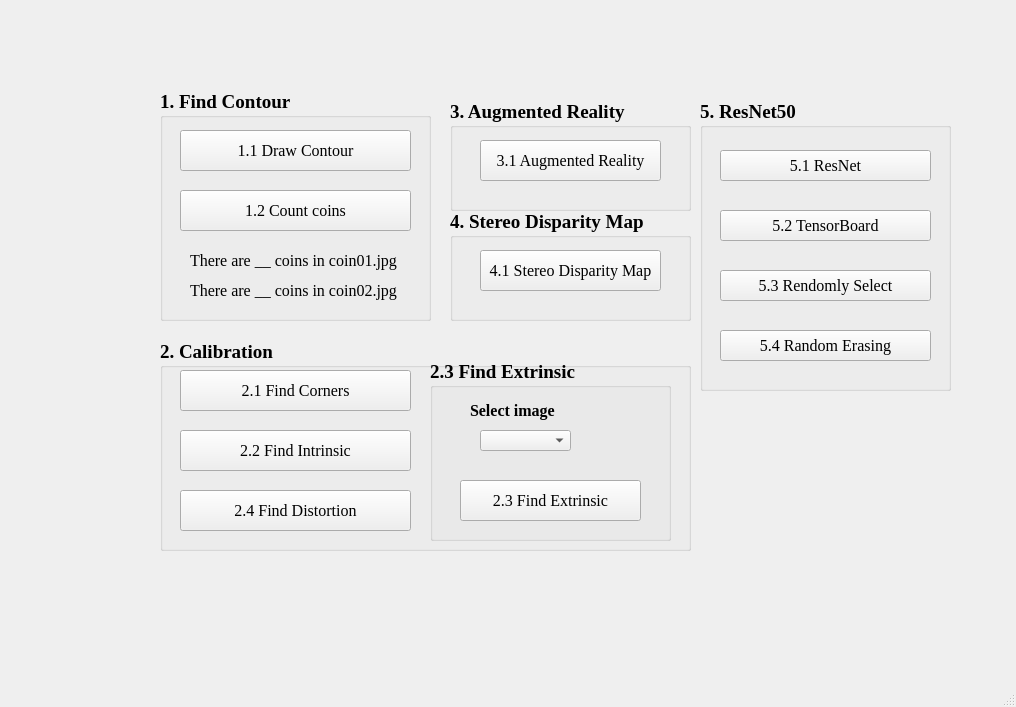
<?xml version="1.0" encoding="UTF-8"?>
<ui version="4.0">
 <class>MainWindow</class>
 <widget class="QMainWindow" name="MainWindow">
  <property name="geometry">
   <rect>
    <x>0</x>
    <y>0</y>
    <width>1016</width>
    <height>707</height>
   </rect>
  </property>
  <property name="windowTitle">
   <string>MainWindow</string>
  </property>
  <widget class="QWidget" name="centralwidget">
   <widget class="QGroupBox" name="groupBox">
    <property name="geometry">
     <rect>
      <x>160</x>
      <y>90</y>
      <width>271</width>
      <height>231</height>
     </rect>
    </property>
    <property name="font">
     <font>
      <family>Times New Roman</family>
      <pointsize>14</pointsize>
      <weight>75</weight>
      <bold>true</bold>
     </font>
    </property>
    <property name="title">
     <string>1. Find Contour</string>
    </property>
    <widget class="QPushButton" name="btn_1_1">
     <property name="geometry">
      <rect>
       <x>20</x>
       <y>40</y>
       <width>231</width>
       <height>41</height>
      </rect>
     </property>
     <property name="font">
      <font>
       <family>Times New Roman</family>
       <pointsize>12</pointsize>
       <weight>50</weight>
       <bold>false</bold>
      </font>
     </property>
     <property name="text">
      <string>1.1 Draw Contour</string>
     </property>
    </widget>
    <widget class="QPushButton" name="btn_1_2">
     <property name="geometry">
      <rect>
       <x>20</x>
       <y>100</y>
       <width>231</width>
       <height>41</height>
      </rect>
     </property>
     <property name="font">
      <font>
       <family>Times New Roman</family>
       <pointsize>12</pointsize>
       <weight>50</weight>
       <bold>false</bold>
      </font>
     </property>
     <property name="text">
      <string>1.2 Count coins</string>
     </property>
    </widget>
    <widget class="QLabel" name="label_1">
     <property name="geometry">
      <rect>
       <x>30</x>
       <y>160</y>
       <width>251</width>
       <height>21</height>
      </rect>
     </property>
     <property name="font">
      <font>
       <family>Times New Roman</family>
       <pointsize>12</pointsize>
       <weight>50</weight>
       <bold>false</bold>
      </font>
     </property>
     <property name="text">
      <string>There are __ coins in coin01.jpg</string>
     </property>
    </widget>
    <widget class="QLabel" name="label_2">
     <property name="geometry">
      <rect>
       <x>30</x>
       <y>190</y>
       <width>251</width>
       <height>21</height>
      </rect>
     </property>
     <property name="font">
      <font>
       <family>Times New Roman</family>
       <pointsize>12</pointsize>
       <weight>50</weight>
       <bold>false</bold>
      </font>
     </property>
     <property name="text">
      <string>There are __ coins in coin02.jpg</string>
     </property>
    </widget>
   </widget>
   <widget class="QGroupBox" name="groupBox_2">
    <property name="geometry">
     <rect>
      <x>450</x>
      <y>100</y>
      <width>241</width>
      <height>111</height>
     </rect>
    </property>
    <property name="font">
     <font>
      <family>Times New Roman</family>
      <pointsize>14</pointsize>
      <weight>75</weight>
      <bold>true</bold>
     </font>
    </property>
    <property name="title">
     <string>3. Augmented Reality</string>
    </property>
    <widget class="QPushButton" name="btn_3_1">
     <property name="geometry">
      <rect>
       <x>30</x>
       <y>40</y>
       <width>181</width>
       <height>41</height>
      </rect>
     </property>
     <property name="font">
      <font>
       <family>Times New Roman</family>
       <pointsize>12</pointsize>
       <weight>50</weight>
       <bold>false</bold>
      </font>
     </property>
     <property name="text">
      <string>3.1 Augmented Reality</string>
     </property>
    </widget>
   </widget>
   <widget class="QGroupBox" name="groupBox_3">
    <property name="geometry">
     <rect>
      <x>450</x>
      <y>210</y>
      <width>241</width>
      <height>111</height>
     </rect>
    </property>
    <property name="font">
     <font>
      <family>Times New Roman</family>
      <pointsize>14</pointsize>
      <weight>75</weight>
      <bold>true</bold>
     </font>
    </property>
    <property name="title">
     <string>4. Stereo Disparity Map</string>
    </property>
    <widget class="QPushButton" name="btn_4_1">
     <property name="geometry">
      <rect>
       <x>30</x>
       <y>40</y>
       <width>181</width>
       <height>41</height>
      </rect>
     </property>
     <property name="font">
      <font>
       <family>Times New Roman</family>
       <pointsize>12</pointsize>
       <weight>50</weight>
       <bold>false</bold>
      </font>
     </property>
     <property name="text">
      <string>4.1 Stereo Disparity Map</string>
     </property>
    </widget>
   </widget>
   <widget class="QGroupBox" name="groupBox_4">
    <property name="geometry">
     <rect>
      <x>160</x>
      <y>340</y>
      <width>531</width>
      <height>211</height>
     </rect>
    </property>
    <property name="font">
     <font>
      <family>Times New Roman</family>
      <pointsize>14</pointsize>
      <weight>75</weight>
      <bold>true</bold>
     </font>
    </property>
    <property name="title">
     <string>2. Calibration</string>
    </property>
    <widget class="QPushButton" name="btn_2_1">
     <property name="geometry">
      <rect>
       <x>20</x>
       <y>30</y>
       <width>231</width>
       <height>41</height>
      </rect>
     </property>
     <property name="font">
      <font>
       <family>Times New Roman</family>
       <pointsize>12</pointsize>
       <weight>50</weight>
       <bold>false</bold>
      </font>
     </property>
     <property name="text">
      <string>2.1 Find Corners</string>
     </property>
    </widget>
    <widget class="QPushButton" name="btn_2_2">
     <property name="geometry">
      <rect>
       <x>20</x>
       <y>90</y>
       <width>231</width>
       <height>41</height>
      </rect>
     </property>
     <property name="font">
      <font>
       <family>Times New Roman</family>
       <pointsize>12</pointsize>
       <weight>50</weight>
       <bold>false</bold>
      </font>
     </property>
     <property name="text">
      <string>2.2 Find Intrinsic</string>
     </property>
    </widget>
    <widget class="QPushButton" name="btn_2_4">
     <property name="geometry">
      <rect>
       <x>20</x>
       <y>150</y>
       <width>231</width>
       <height>41</height>
      </rect>
     </property>
     <property name="font">
      <font>
       <family>Times New Roman</family>
       <pointsize>12</pointsize>
       <weight>50</weight>
       <bold>false</bold>
      </font>
     </property>
     <property name="text">
      <string>2.4 Find Distortion</string>
     </property>
    </widget>
    <widget class="QGroupBox" name="groupBox_5">
     <property name="geometry">
      <rect>
       <x>270</x>
       <y>20</y>
       <width>241</width>
       <height>181</height>
      </rect>
     </property>
     <property name="title">
      <string>2.3 Find Extrinsic</string>
     </property>
     <widget class="QComboBox" name="comboBox">
      <property name="geometry">
       <rect>
        <x>50</x>
        <y>70</y>
        <width>91</width>
        <height>21</height>
       </rect>
      </property>
     </widget>
     <widget class="QPushButton" name="btn_2_3">
      <property name="geometry">
       <rect>
        <x>30</x>
        <y>120</y>
        <width>181</width>
        <height>41</height>
       </rect>
      </property>
      <property name="font">
       <font>
        <family>Times New Roman</family>
        <pointsize>12</pointsize>
        <weight>50</weight>
        <bold>false</bold>
       </font>
      </property>
      <property name="text">
       <string>2.3 Find Extrinsic</string>
      </property>
     </widget>
     <widget class="QLabel" name="label">
      <property name="geometry">
       <rect>
        <x>40</x>
        <y>40</y>
        <width>91</width>
        <height>20</height>
       </rect>
      </property>
      <property name="font">
       <font>
        <family>Times New Roman</family>
        <pointsize>12</pointsize>
        <weight>75</weight>
        <bold>true</bold>
       </font>
      </property>
      <property name="text">
       <string>Select image</string>
      </property>
     </widget>
    </widget>
   </widget>
   <widget class="QGroupBox" name="groupBox_6">
    <property name="geometry">
     <rect>
      <x>700</x>
      <y>100</y>
      <width>251</width>
      <height>291</height>
     </rect>
    </property>
    <property name="font">
     <font>
      <family>Times New Roman</family>
      <pointsize>14</pointsize>
      <weight>75</weight>
      <bold>true</bold>
     </font>
    </property>
    <property name="title">
     <string>5. ResNet50</string>
    </property>
    <widget class="QPushButton" name="btn_5_1">
     <property name="geometry">
      <rect>
       <x>20</x>
       <y>50</y>
       <width>211</width>
       <height>31</height>
      </rect>
     </property>
     <property name="font">
      <font>
       <family>Times New Roman</family>
       <pointsize>12</pointsize>
       <weight>50</weight>
       <bold>false</bold>
      </font>
     </property>
     <property name="text">
      <string>5.1 ResNet</string>
     </property>
    </widget>
    <widget class="QPushButton" name="btn_5_2">
     <property name="geometry">
      <rect>
       <x>20</x>
       <y>110</y>
       <width>211</width>
       <height>31</height>
      </rect>
     </property>
     <property name="font">
      <font>
       <family>Times New Roman</family>
       <pointsize>12</pointsize>
       <weight>50</weight>
       <bold>false</bold>
      </font>
     </property>
     <property name="text">
      <string>5.2 TensorBoard</string>
     </property>
    </widget>
    <widget class="QPushButton" name="btn_5_3">
     <property name="geometry">
      <rect>
       <x>20</x>
       <y>170</y>
       <width>211</width>
       <height>31</height>
      </rect>
     </property>
     <property name="font">
      <font>
       <family>Times New Roman</family>
       <pointsize>12</pointsize>
       <weight>50</weight>
       <bold>false</bold>
      </font>
     </property>
     <property name="text">
      <string>5.3 Rendomly Select</string>
     </property>
    </widget>
    <widget class="QPushButton" name="btn_5_4">
     <property name="geometry">
      <rect>
       <x>20</x>
       <y>230</y>
       <width>211</width>
       <height>31</height>
      </rect>
     </property>
     <property name="font">
      <font>
       <family>Times New Roman</family>
       <pointsize>12</pointsize>
       <weight>50</weight>
       <bold>false</bold>
      </font>
     </property>
     <property name="text">
      <string>5.4 Random Erasing</string>
     </property>
    </widget>
   </widget>
  </widget>
  <widget class="QMenuBar" name="menubar">
   <property name="geometry">
    <rect>
     <x>0</x>
     <y>0</y>
     <width>1016</width>
     <height>21</height>
    </rect>
   </property>
  </widget>
  <widget class="QStatusBar" name="statusbar"/>
 </widget>
 <resources/>
 <connections/>
</ui>
